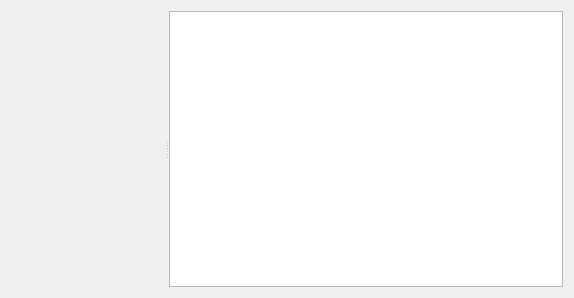
<?xml version="1.0" encoding="UTF-8"?>
<ui version="4.0">
 <class>Player</class>
 <widget class="QDialog" name="Player">
  <property name="geometry">
   <rect>
    <x>0</x>
    <y>0</y>
    <width>574</width>
    <height>298</height>
   </rect>
  </property>
  <property name="windowTitle">
   <string>LMP</string>
  </property>
  <property name="windowIcon">
   <iconset resource="resources.qrc">
    <normaloff>:/plugins/lmp/resources/images/lmp.png</normaloff>:/plugins/lmp/resources/images/lmp.png</iconset>
  </property>
  <layout class="QVBoxLayout" name="verticalLayout">
   <item>
    <widget class="QSplitter" name="splitter">
     <property name="orientation">
      <enum>Qt::Horizontal</enum>
     </property>
     <widget class="Phonon::VideoWidget" name="VideoWidget_" native="true">
      <property name="sizePolicy">
       <sizepolicy hsizetype="Expanding" vsizetype="Expanding">
        <horstretch>0</horstretch>
        <verstretch>0</verstretch>
       </sizepolicy>
      </property>
     </widget>
     <widget class="QTreeView" name="Queue_">
      <property name="rootIsDecorated">
       <bool>false</bool>
      </property>
      <property name="itemsExpandable">
       <bool>false</bool>
      </property>
     </widget>
    </widget>
   </item>
  </layout>
 </widget>
 <customwidgets>
  <customwidget>
   <class>Phonon::VideoWidget</class>
   <extends>QWidget</extends>
   <header location="global">Phonon</header>
   <container>1</container>
  </customwidget>
 </customwidgets>
 <resources>
  <include location="resources.qrc"/>
 </resources>
 <connections/>
</ui>
